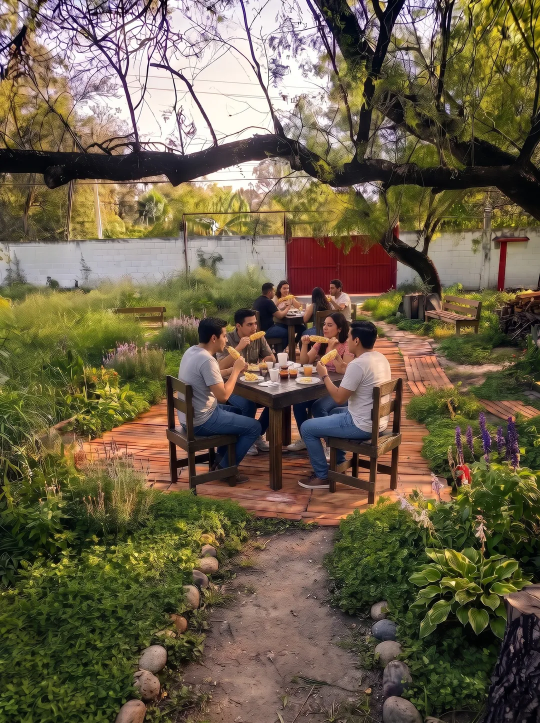
#> input picture assets/images/lugar/mezquites-lugar-web.webp, 1080 x 1446 px, given in place of IMG_20261028_155515_HDR.jpg.jpeg, which was not available (shown at 1/2 size)
$ python enhance_photos.py
#> lines starting #> are read from the running program, lines starting #| are printed output that depends on the picture
#> further down, raw_im is the input picture: PIL image 1080x1446 RGB; mean R, G, B 107.9, 96.4, 73.5
import os
import numpy as np
from PIL import Image, ImageOps, ImageEnhance, ImageFilter

os.makedirs('assets/images/lugar', exist_ok=True)

photos = [
    (r'C:\Users\sergi\Downloads\IMG_20261028_155515_HDR.jpg.jpeg', 'mezquites-real-1'),
    (r'C:\Users\sergi\Downloads\IMG_20261028_155706_HDR.jpg.jpeg', 'mezquites-real-2'),
    (r'C:\Users\sergi\Downloads\IMG_20261104_124256_HDR.jpg.jpeg', 'mezquites-real-3'),
    (r'C:\Users\sergi\Downloads\IMG_20261104_144426_HDR.jpg.jpeg', 'mezquites-real-4'),
    (r'C:\Users\sergi\Downloads\1793824325985.jpg.jpeg', 'mezquites-real-5')
]

def enhance_photo(im):
    """
    Mejora fotográfica profesional sin inventar nada:
    1. Orientación EXIF correcta.
    2. Corrección de rango dinámico mediante estiramiento sutil de percentiles (0.5% - 99.5%).
    3. Curva de contraste sigmoidea suave para eliminar efecto lavado de fotos de smartphone.
    4. Balance de calidez gastronómica / tonalidad ámbar-madera.
    5. Realce de nitidez con UnsharpMask de alta definición.
    """
    im = ImageOps.exif_transpose(im)
    im = im.convert('RGB')

    # 1. Corrección de histograma y rango dinámico (evitar sobreexposición / sombras empastadas)
    arr = np.array(im, dtype=np.float32)
    for c in range(3):
        p_low, p_high = np.percentile(arr[:, :, c], (0.8, 99.2))
        if p_high > p_low:
            arr[:, :, c] = np.clip((arr[:, :, c] - p_low) / (p_high - p_low) * 255.0, 0, 255)
#> this loop made 3 passes
#> (p_low, p_high) on passes 1 to 3: (5, 255), (5, 252), (0, 252)

    # 2. Curva tonal en S suave (aumenta rango dinámico percibido sin quemar luces)
    norm = arr / 255.0
    # Curva sigmoidea con parámetro suave
    gamma = 1.05
    curve = np.power(norm, gamma)
    curve = curve * curve * (3.0 - 2.0 * curve) # smoothstep
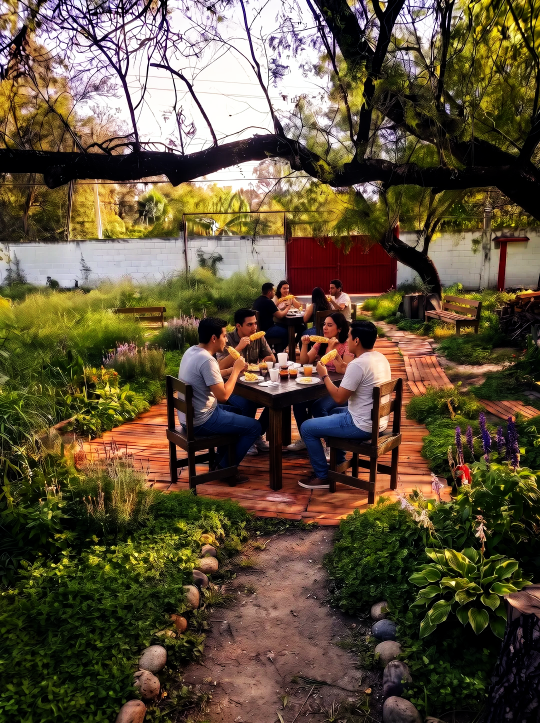
#> curve: shape (1446, 1080, 3) float32 (shown at 1/2 size); mean R, G, B 0.373, 0.321, 0.233
    # Interpolar 70% curva, 30% original para un toque sutil y natural
    blended = 0.65 * curve + 0.35 * norm

    # 3. Calidez sutil y equilibrio de color para armonizar con atmósfera de mezquites y madera
    # Leve incremento en R (+3%) y leve reducción de azules fríos (-2%) para ambientación cálida
    blended[:, :, 0] = np.clip(blended[:, :, 0] * 1.03, 0, 1.0) # Rojo cálido
    blended[:, :, 1] = np.clip(blended[:, :, 1] * 1.01, 0, 1.0) # Verde natural
    blended[:, :, 2] = np.clip(blended[:, :, 2] * 0.98, 0, 1.0) # Azul frío mitigado

    enhanced_np = np.uint8(np.clip(blended * 255.0, 0, 255))
    enhanced_im = Image.fromarray(enhanced_np)

    # 4. Ajuste fino de saturación (Vibrance natural)
    enh_color = ImageEnhance.Color(enhanced_im)
    enhanced_im = enh_color.enhance(1.12)

    # 5. Nitidez profesional con UnsharpMask (resalta texturas de troncos, hojas y mesas sin grano)
    enhanced_im = enhanced_im.filter(ImageFilter.UnsharpMask(radius=1.8, percent=125, threshold=3))
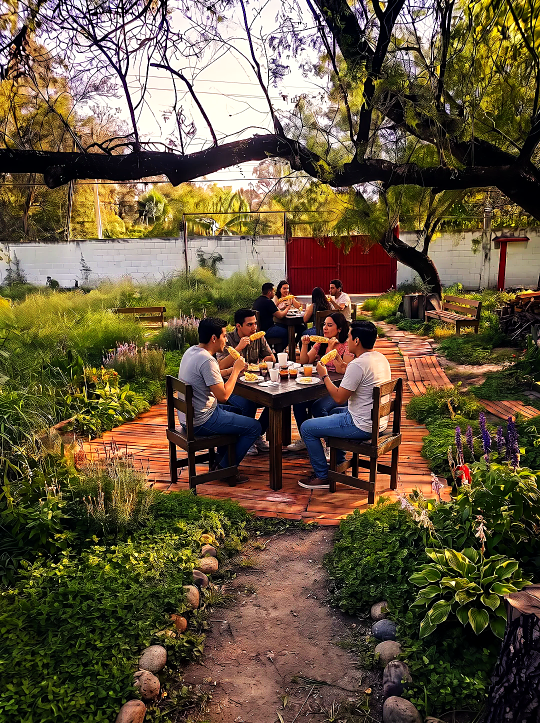
#> enhanced_im: PIL image 1080x1446 RGB (shown at 1/2 size); mean R, G, B 101.3, 86.9, 62.2

    return enhanced_im

print('Iniciando procesamiento y mejora de calidad fotográfica...')
processed_info = []

for idx, (path, name) in enumerate(photos, 1):
    with Image.open(path) as raw_im:
        enhanced = enhance_photo(raw_im)
        w, h = enhanced.size
#> w = 1080; h = 1446
        print(f'Foto {idx} mejorada: {name} ({w}x{h})')
#| Foto 1 mejorada: mezquites-real-1 (1080x1446)

        # Versión Full HD optimizada (max 2000px ancho)
        max_dim = 2048
        if max(w, h) > max_dim:
            ratio = max_dim / max(w, h)
            resized = enhanced.resize((int(w * ratio), int(h * ratio)), Image.Resampling.LANCZOS)
        else:
            resized = enhanced

        webp_path = f'assets/images/lugar/{name}.webp'
        jpg_path = f'assets/images/lugar/{name}.jpg'

        resized.save(webp_path, 'WEBP', quality=88)
        resized.save(jpg_path, 'JPEG', quality=88, optimize=True)

        # Generar thumbnail para carga rápida en tarjetas (800px max)
        thumb_ratio = 800 / max(w, h)
#> thumb_ratio = 0.553
        thumb = enhanced.resize((int(w * thumb_ratio), int(h * thumb_ratio)), Image.Resampling.LANCZOS)
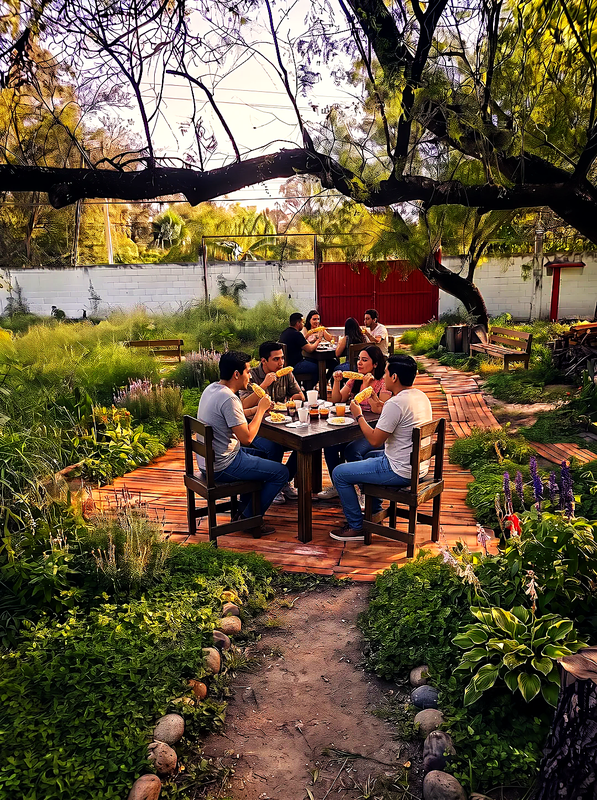
#> thumb: PIL image 597x800 RGB; mean R, G, B 101.3, 87.1, 62.4
        thumb.save(f'assets/images/lugar/{name}-thumb.webp', 'WEBP', quality=85)
        thumb.save(f'assets/images/lugar/{name}-thumb.jpg', 'JPEG', quality=85, optimize=True)

        processed_info.append({
            'id': name,
            'aspect': w / h,
            'size': (w, h),
            'webp': webp_path,
            'jpg': jpg_path
        })
#> pass 2 of the loop `for idx, (path, name) in enumerate(photos, 1):`:
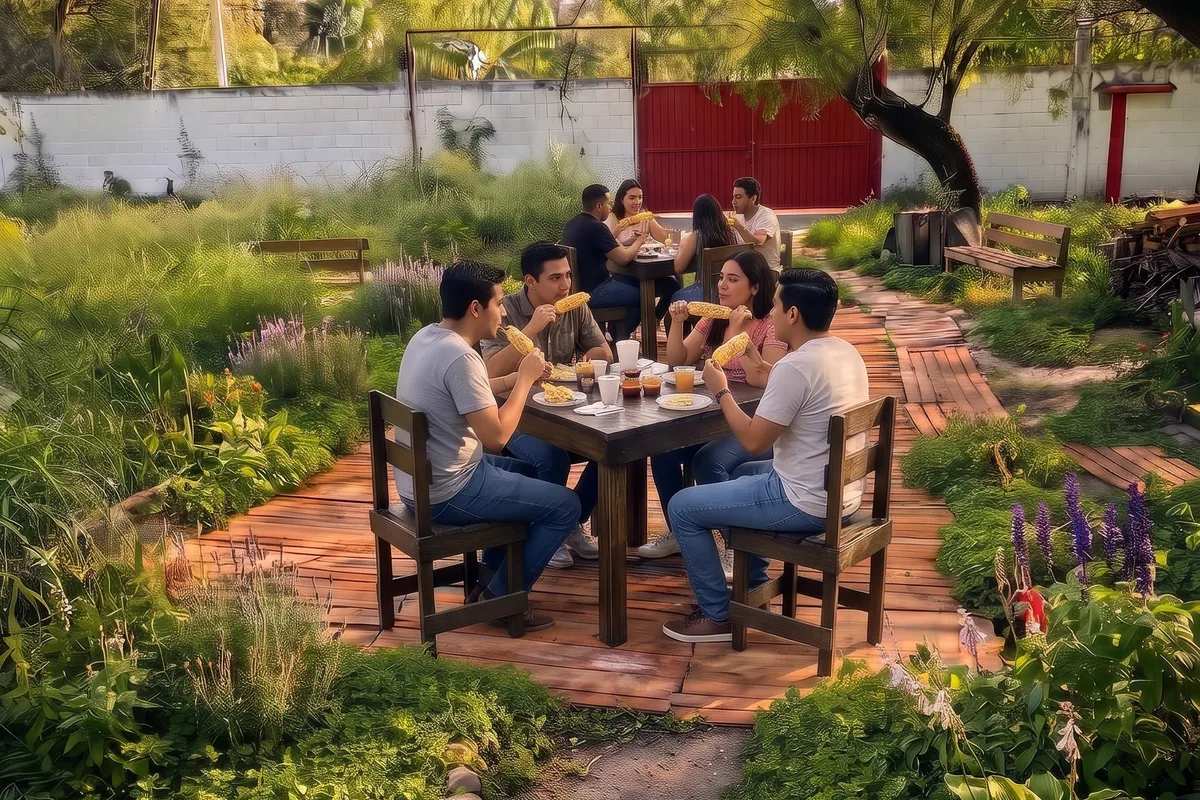
#> input picture assets/images/lugar/mezquites-lugar-wide.webp, 1200 x 800 px, given in place of IMG_20261028_155706_HDR.jpg.jpeg, which was not available
#> raw_im is the input picture: PIL image 1200x800 RGB; mean R, G, B 108.1, 92.9, 63.4
#> the loop in enhance_photo (call 2), `for c in range(3):` made 3 passes
#> (p_low, p_high) on passes 1 to 3: (6, 244), (7, 207), (0, 191)
#> after the loop in enhance_photo (call 2), `for c in range(3):`:
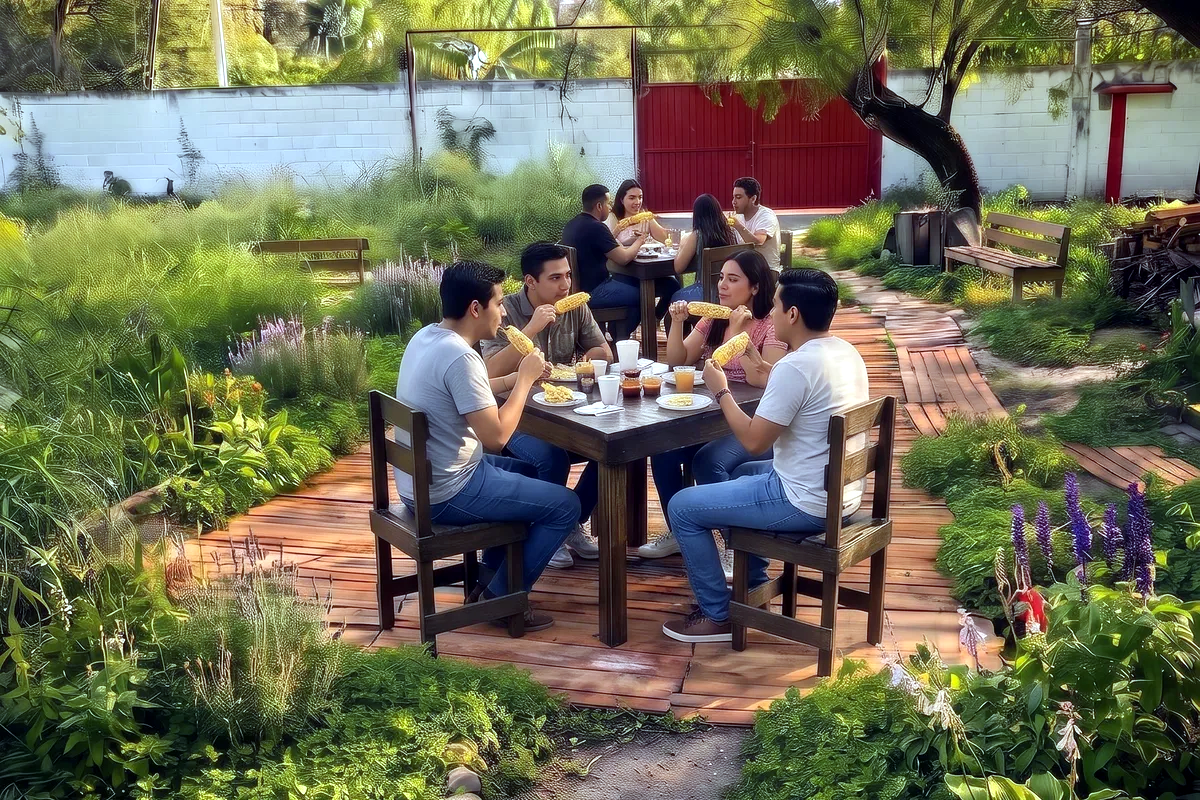
#> arr: shape (800, 1200, 3) float32; mean R, G, B 109.4, 109.4, 84.6
#> norm: shape (800, 1200, 3) float32
#> enhanced_np: shape (800, 1200, 3)
#| Foto 2 mejorada: mezquites-real-2 (1200x800)
#> `thumb = enhanced.resize((int(w * thumb_ratio), int(h * thumb_ratio)), ..`:
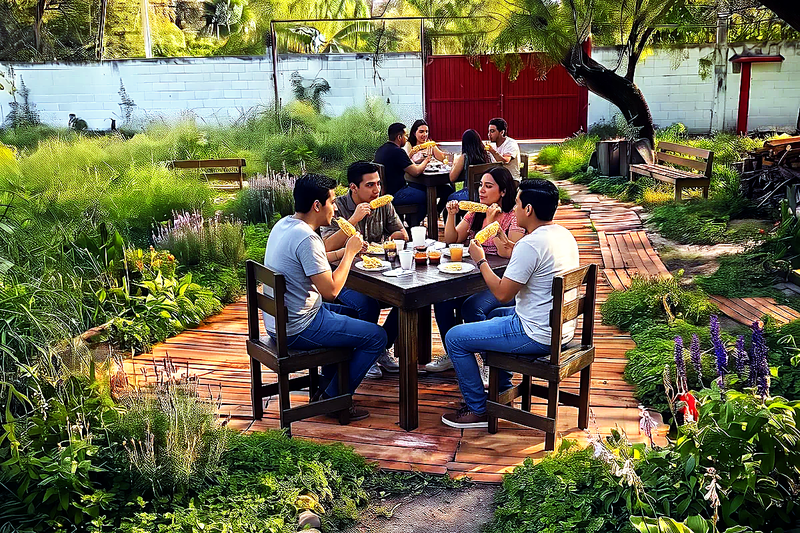
#> thumb: PIL image 800x533 RGB; mean R, G, B 105.9, 104.5, 75
#> (the run stopped early here; a loop or call above may not have finished)
